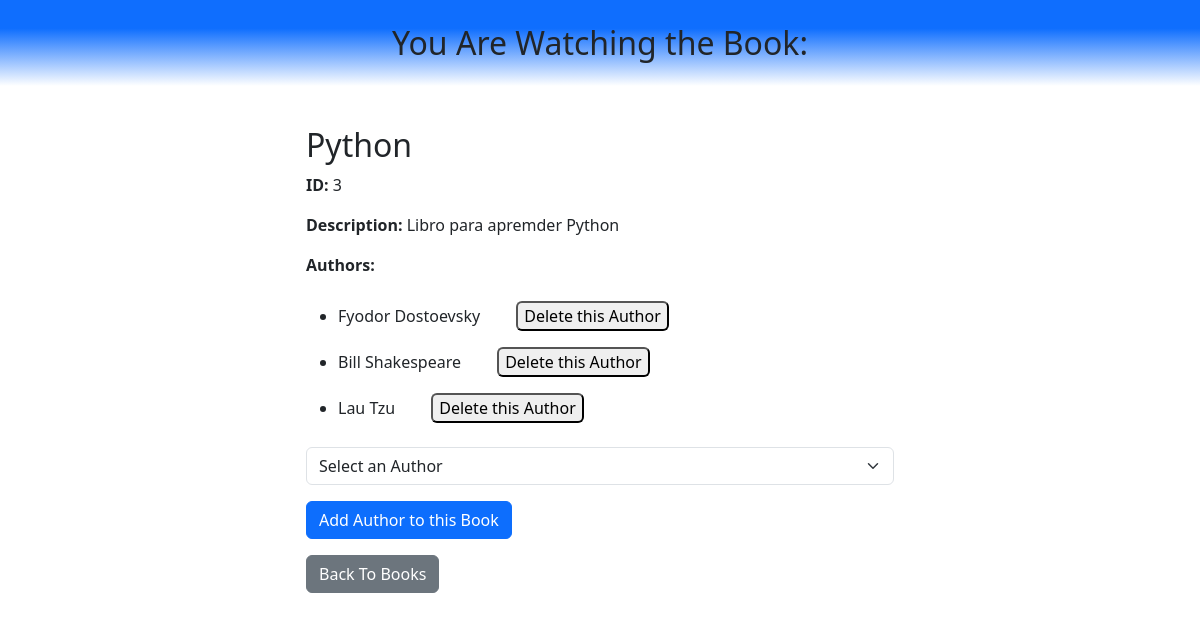
The page /books/3 on the database as committed earlier.
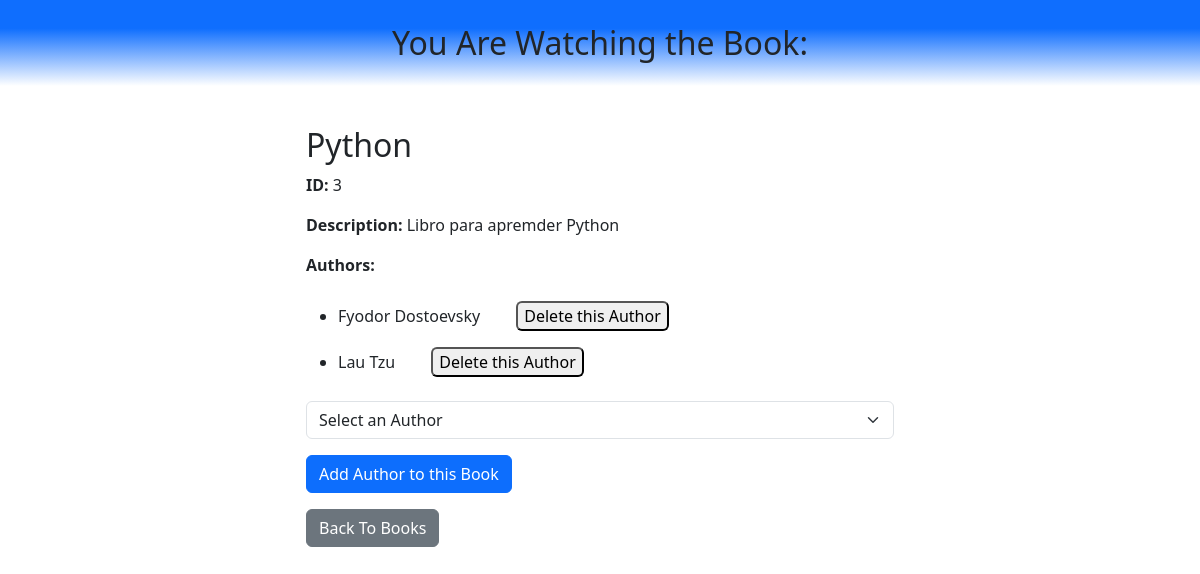
The same page on the database as committed later.
### books_authors_app/models.py (models this page shows, shortened)
class Author(models.Model):
    first_name=models.CharField(max_length=45)
    last_name=models.CharField(max_length=45)
    books=models.ManyToManyField(Book, related_name="authors")
    notes=models.TextField(null=True)
    created_at=models.DateTimeField(auto_now_add=True)
    updated_at=models.DateTimeField(auto_now=True)

### books_authors_app/views.py (the view)
# urls.py: path("books/<int:bookId>", views.showBook),
def showBook(request, bookId):
    bookInfo=Book.objects.get(id=bookId)#traigo el objeto por el id que llega en la url
    title=bookInfo.title #extaigo del objeto lo que voy a utillizr y lo guardo en la variable
    desc=bookInfo.desc
    bookAuthors=bookInfo.authors.all()#traigo todos los autores de este libro(objeto)
    allAuthors=Author.objects.all()#traigo todos los autores (para el menu desplegable)
    context={
        "bookId": bookId,
        "title": title,
        "desc": desc,
        "bookAuthors":bookAuthors,
        "allAuthors": allAuthors
    }
    if request.method=='POST':
        chosenAuthor=request.POST["chooseAuthor"]
        bookInfo.authors.add(chosenAuthor)    #agrego un autor a este libro
    return render(request, "books.html", context)

### books_authors_app/templates/books.html (shortened to what this page needs)
<!DOCTYPE html>
<html lang="en">
<head>
    {% load django_bootstrap5 %}
    {% bootstrap_css %}
    {% load static %}
    <link rel="stylesheet" href="{% static 'styles.css' %}">
</head>
<body>
    <h2 class="text-center mb-3 blue-bg-gd p-4">You Are Watching the Book:</h2>
    <div class="row">
        <div class="container col-6 my-4">
            <h2>{{title}}</h2>
            <p><strong>ID: </strong>{{bookId}}</p>
            <p><strong>Description: </strong>{{desc}}</p>
            <p><strong>Authors:</strong>
                <ul>
                    {% for author in bookAuthors%}
                        <li>{{author.first_name}} {{author.last_name}}
                            <form action="deleteAuthor/{{author.id}}" method="POST" style="display:inline-block;" class="mx-4">
                                <input type="submit" value="Delete this Author" class="btn-danger m-2 rounded-2"></input>
                            </form>
                        </li>
                    {% endfor %}
                </ul>
            </p>
            <form action="{{bookId}}" method="POST">
                <select name="chooseAuthor" class="form-select" aria-label="Default select example">
                    <option selected>Select an Author</option>
                </select>
                <button type="submit" class="btn btn-primary my-3">Add Author to this Book</button>
            </form>
            <form action="/">
                <button type="submit" class="btn btn-secondary">Back To Books</button>
            </form>
        </div>
    </div>
</body>
</html>

Rows that differ between the two databases and show on the page:
removed Author: first_name "Bill", last_name "Shakespeare"
